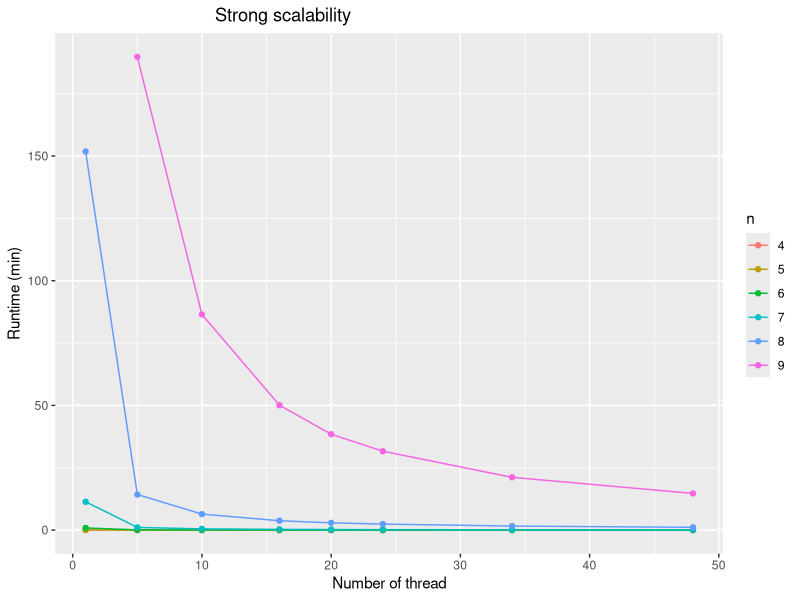
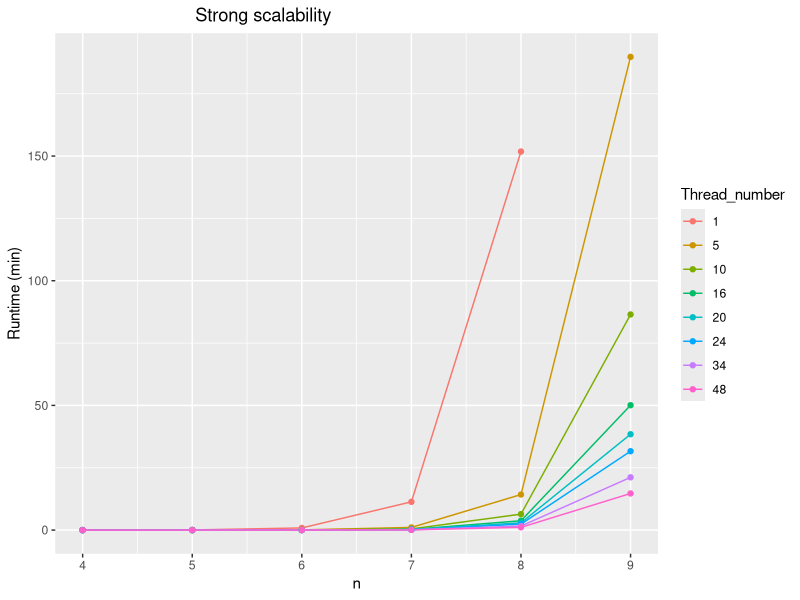
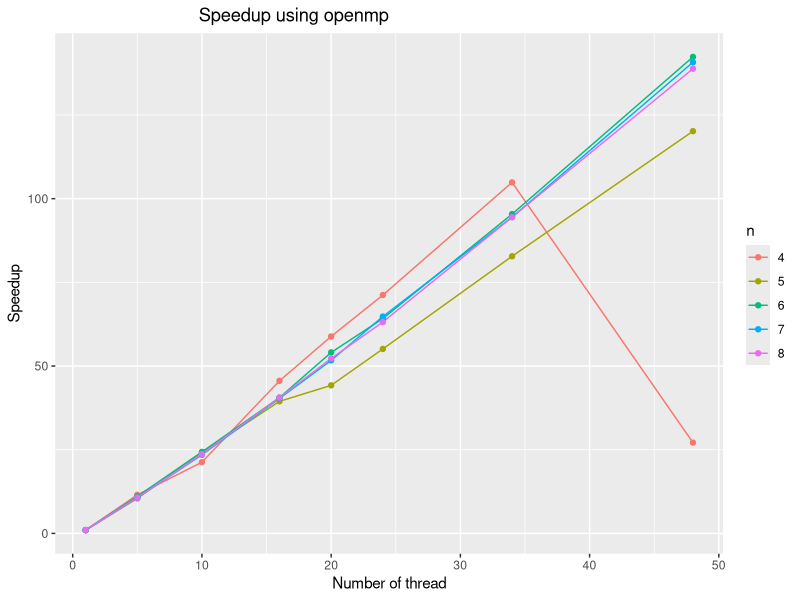
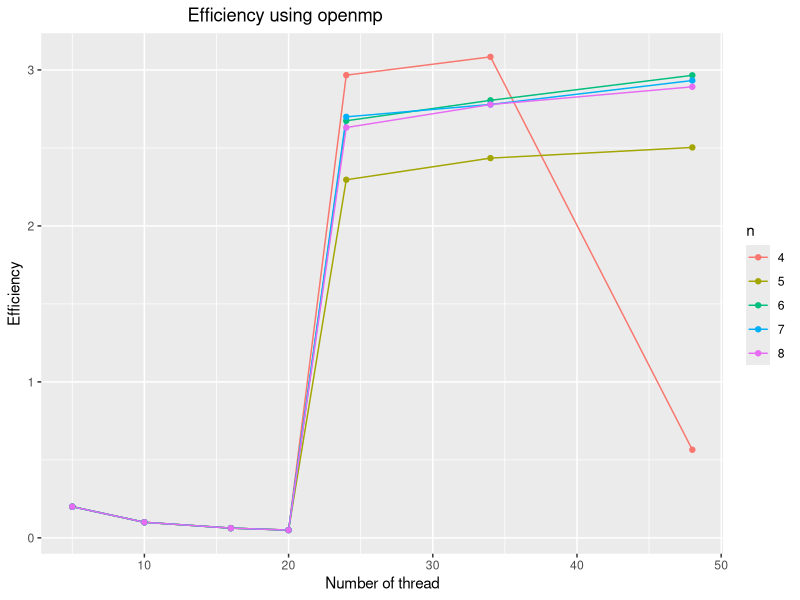
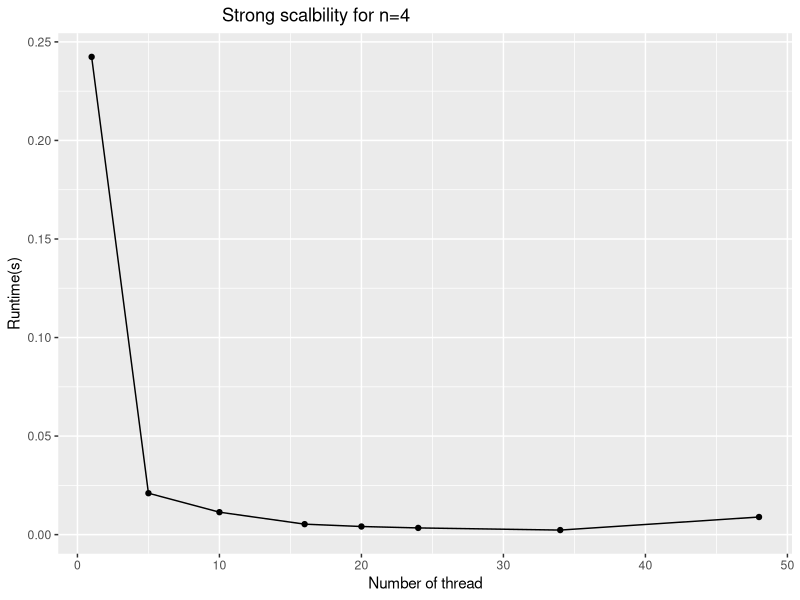
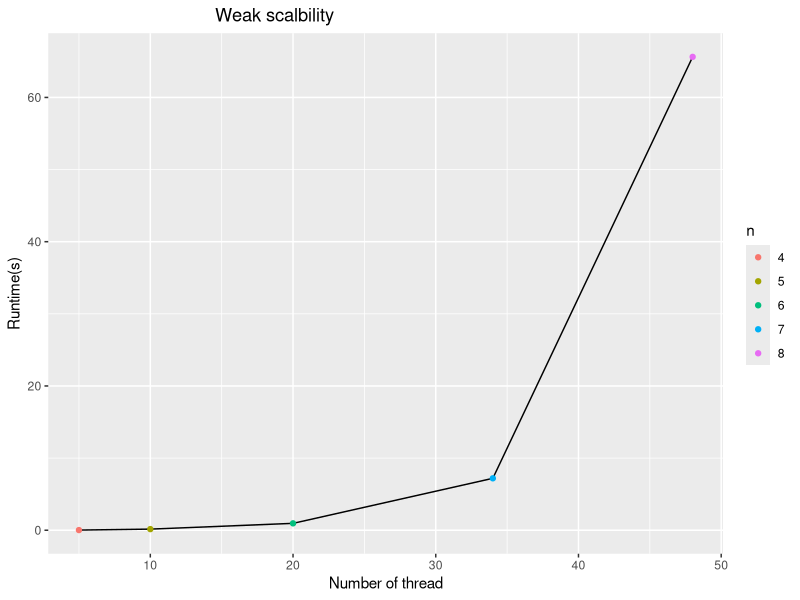
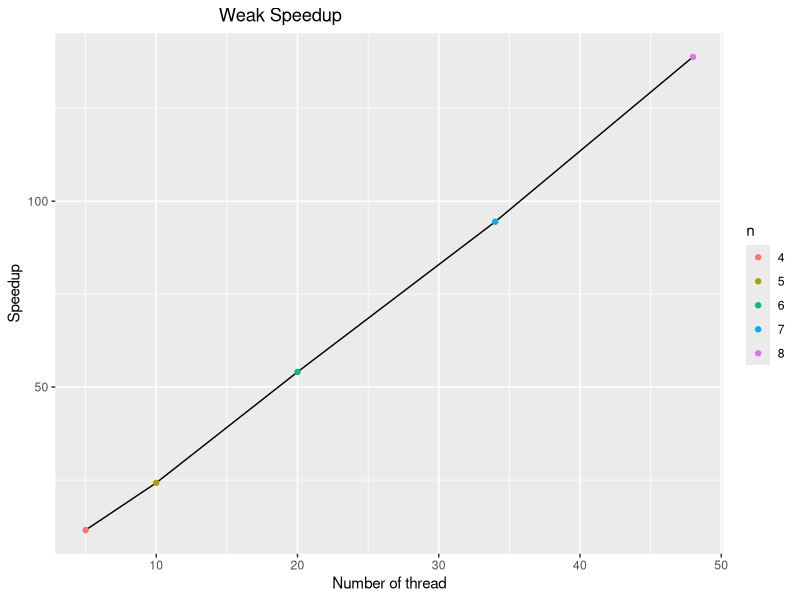
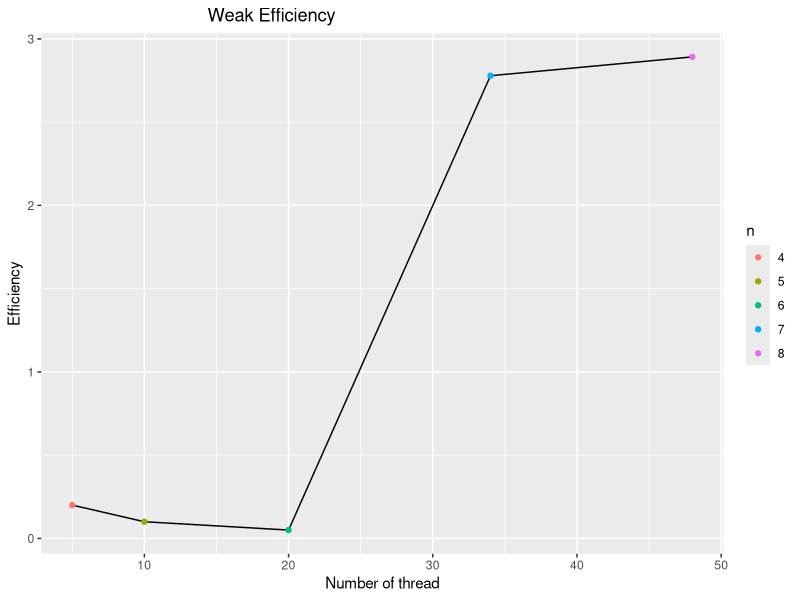

Recreate these plots in R, in order.
library(tidyverse)
library(tibble)
library(data.table)


result<-read.csv("reslopenmp.csv.txt", header = FALSE,sep=";") 
result%>%rename(Thread_number=V1, n=V2, walltime=V3)-> result
result$Thread_number<- as.integer(result$Thread_number)
result$n <- as.integer(result$n)
result$walltime <- as.numeric(result$walltime) 

view(result)
# strong Scaling :
#1- Fixe the problem size
#2- measure how solution time decrease with more processor 

re<-result
re$walltime<-as.numeric(re$walltime)/60

re$n <-as.factor(re$n)
p<-ggplot(data=re)+
  geom_line(mapping = aes(Thread_number,walltime, color=n))+
  geom_point(mapping = aes(Thread_number,walltime, color=n))+
  labs(x="Number of thread", y= "Runtime (min)", title = "Strong scalability")+
  theme(plot.title = element_text(hjust = 0.3))
p
ggsave(p, filename = "strongscalability.png")


# weak scaling 

# 1- fixe the problem size per core, 
#2- measure if the solution time remain unchange with large problem(more processor)
re<-result
re$walltime<-as.numeric(re$walltime)/60
re$Thread_number<- as.factor(as.integer(re$Thread_number))


p<-ggplot(data=re)+
  geom_line(mapping = aes(n,walltime, color=Thread_number))+
  geom_point(mapping = aes(n,walltime, color=Thread_number))+
  labs(x="n", y= "Runtime (min)", title = "Strong scalability")+
  theme(plot.title = element_text(hjust = 0.3))
p

ggsave(p, filename = "weakscaling.png")




# speed up
# since we was unable to get the time execution for n=9 using 1 thread,
# we will discard the problem size 9

result<-filter(result, n!=9)
view(result)
resu<-filter(result, result$Thread_number==1)
resu1<-filter(result, result$Thread_number==5)
resu2<-filter(result, result$Thread_number==10)
resu3<-filter(result, result$Thread_number==16)
resu4<-filter(result, result$Thread_number==20)
rsul<-filter(result, result$Thread_number==24)
rsul1<-filter(result, result$Thread_number==34)
rsul2<-filter(result, result$Thread_number==48)

# speed-up
resu<-mutate(resu,speed=resu$walltime/resu$walltime)
resu1<-mutate(resu1,speed=resu$walltime/resu1$walltime)
resu2<-mutate(resu2,speed=resu$walltime/resu2$walltime)
resu3<-mutate(resu3,speed=resu$walltime/resu3$walltime)
resu4<-mutate(resu4,speed=resu$walltime/resu4$walltime)
rsul<-mutate(rsul,speed=resu$walltime/rsul$walltime)
rsul1<-mutate(rsul1,speed=resu$walltime/rsul1$walltime)
rsul2<-mutate(rsul2,speed=resu$walltime/rsul2$walltime)


# efficiency 

resu<-mutate(resu,Efficiency=resu$speed/resu$Thread_number)
resu1<-mutate(resu1,Efficiency=resu$speed/resu1$Thread_number)
resu2<-mutate(resu2,Efficiency=resu$speed/resu2$Thread_number)
resu3<-mutate(resu3,Efficiency=resu$speed/resu3$Thread_number)
resu4<-mutate(resu4,Efficiency=resu$speed/resu4$Thread_number)
rsul<-mutate(rsul,Efficiency=rsul$speed/rsul$Thread_number)
rsul1<-mutate(rsul1,Efficiency=rsul1$speed/rsul1$Thread_number)
rsul2<-mutate(rsul2,Efficiency=rsul2$speed/rsul2$Thread_number)

total <- rbind(resu,resu1,resu2,resu3,resu4, rsul,rsul1,rsul2)

view(total)

total$Thread_number <-as.numeric(total$Thread_number)
total$n <-as.factor(total$n)
p<-ggplot(data=total)+
  geom_line(mapping = aes(Thread_number,speed, color=n))+
  geom_point(mapping = aes(Thread_number,speed, color=n))+
  labs(x="Number of thread", y= "Speedup", title = "Speedup using openmp")+
  theme(plot.title = element_text(hjust = 0.3))
p
ggsave(p,filename = "speedupopenmp.png")


total1<-total
##### 
total$n<-as.numeric(as.character(total1$n))
total<-filter(total,Thread_number>1)
total$n <-as.factor(total$n)


p<-ggplot(data=total)+
  geom_line(mapping = aes(Thread_number,Efficiency, color=n))+
  geom_point(mapping = aes(Thread_number,Efficiency, color=n))+
  labs(x="Number of thread", y= "Efficiency", title = "Efficiency using openmp")+
  theme(plot.title = element_text(hjust = 0.3))

p
ggsave(p,filename = "efficientypopenmp.png")

l<-filter(result,result$n==4)
p<-ggplot(data=l)+
  geom_line(mapping = aes(Thread_number,walltime))+
  geom_point(mapping = aes(Thread_number,walltime))+
  labs(x="Number of thread", y= "Runtime(s)", title = "Strong scalbility for n=4")+
  theme(plot.title = element_text(hjust = 0.3))

p 
ggsave(p,filename = "strongscalabilityfor_4.png")
fwrite(total, "total.csv")


total$n<-as.integer(as.character(total$n))
weak<-filter(total,total$Thread_number==5,n==4)%>%
  rbind(filter(total,total$Thread_number==10,total$n==5))%>%
  rbind(filter(total,total$Thread_number==20,total$n==6))%>%
  rbind(filter(total,total$Thread_number==34,total$n==7))%>%
  rbind(filter(total,total$Thread_number==48,total$n==8))
  
view(weak)

# weak scalability 
weak1<- weak
weak$n <- as.factor(weak$n)

p<-ggplot(data=weak)+
  geom_line(mapping = aes(Thread_number,walltime))+
  geom_point(mapping = aes(Thread_number,walltime,color=n))+
  labs(x="Number of thread", y= "Runtime(s)", title = "Weak scalbility")+
  theme(plot.title = element_text(hjust = 0.3))

p 
ggsave(p,filename = "weakscalability.png")

p<-ggplot(data=weak)+
  geom_line(mapping = aes(Thread_number,speed))+
  geom_point(mapping = aes(Thread_number,speed,color=n))+
  labs(x="Number of thread", y= "Speedup", title = "Weak Speedup")+
  theme(plot.title = element_text(hjust = 0.3))

p 
ggsave(p,filename = "weak speedup.png")

p<-ggplot(data=weak)+
  geom_line(mapping = aes(Thread_number,Efficiency))+
  geom_point(mapping = aes(Thread_number,Efficiency,color=n))+
  labs(x="Number of thread", y= "Efficiency", title = "Weak Efficiency")+
  theme(plot.title = element_text(hjust = 0.3))

p 
ggsave(p,filename = "weakEfficiency1.png")






#### Hybrid version #####




result<-read.csv("hybride.txt", header = FALSE,sep=";") 
result%>%rename(Thread_number=V1, n=V2, walltime=V3)-> result
result$Thread_number<- as.integer(result$Thread_number)
result$n <- as.integer(result$n)
result$walltime <- as.numeric(result$walltime) 

view(result)
# strong Scaling :
#1- Fixe the problem size
#2- measure how solution time decrease with more processor 

re<-result
re$walltime<-as.numeric(re$walltime)/60

re$n <-as.factor(re$n)
p<-ggplot(data=re)+
  geom_line(mapping = aes(Thread_number,walltime, color=n))+
  geom_point(mapping = aes(Thread_number,walltime, color=n))+
  labs(x="Number of thread", y= "Runtime (min)", title = "Strong scalability")+
  theme(plot.title = element_text(hjust = 0.3))
p
ggsave(p, filename = "strongscalabilityhy.png")


# weak scaling 

# 1- fixe the problem size per core, 
#2- measure if the solution time remain unchange with large problem(more processor)
re<-result
re$walltime<-as.numeric(re$walltime)/60
re$Thread_number<- as.factor(as.integer(re$Thread_number))


p<-ggplot(data=re)+
  geom_line(mapping = aes(n,walltime, color=Thread_number))+
  geom_point(mapping = aes(n,walltime, color=Thread_number))+
  labs(x="n", y= "Runtime (min)", title = "Strong scalability")+
  theme(plot.title = element_text(hjust = 0.3))
p

ggsave(p, filename = "weakscalinghy.png")




# speed up
# since we was unable to get the time execution for n=9 using 1 thread,
# we will discard the problem size 9


resu<-filter(result, result$Thread_number==1)
resu1<-filter(result, result$Thread_number==4)
resu2<-filter(result, result$Thread_number==8)
resu3<-filter(result, result$Thread_number==16)


# speed-up
resu<-mutate(resu,speed=resu$walltime/resu$walltime)
resu1<-mutate(resu1,speed=resu$walltime/resu1$walltime)
resu2<-mutate(resu2,speed=resu$walltime/resu2$walltime)
resu3<-mutate(resu3,speed=resu$walltime/resu3$walltime)



# efficiency 

resu<-mutate(resu,Efficiency=resu$speed/resu$Thread_number)
resu1<-mutate(resu1,Efficiency=resu$speed/resu1$Thread_number)
resu2<-mutate(resu2,Efficiency=resu$speed/resu2$Thread_number)
resu3<-mutate(resu3,Efficiency=resu$speed/resu3$Thread_number)


total <- rbind(resu,resu1,resu2,resu3)

view(total)

total$Thread_number <-as.numeric(total$Thread_number)
total$n <-as.factor(total$n)
p<-ggplot(data=total)+
  geom_line(mapping = aes(Thread_number,speed, color=n))+
  geom_point(mapping = aes(Thread_number,speed, color=n))+
  labs(x="Number of thread", y= "Speedup", title = "Speedup using openmp")+
  theme(plot.title = element_text(hjust = 0.3))
p
ggsave(p,filename = "speedupopenmpHyB.png")



totale <-filter(total,total$n!=5)
p<-ggplot(data=totale)+
  geom_line(mapping = aes(Thread_number,speed, color=n))+
  geom_point(mapping = aes(Thread_number,speed, color=n))+
  labs(x="Number of thread", y= "Speedup", title = "Speedup using openmp")+
  theme(plot.title = element_text(hjust = 0.3))
p
ggsave(p,filename = "speedupopenmpHyrB.png")


total1<-total
##### 
total$n<-as.numeric(as.character(total1$n))
total<-filter(total,Thread_number>1)
total$n <-as.factor(total$n)


p<-ggplot(data=total)+
  geom_line(mapping = aes(Thread_number,Efficiency, color=n))+
  geom_point(mapping = aes(Thread_number,Efficiency, color=n))+
  labs(x="Number of thread", y= "Efficiency", title = "Efficiency using openmp")+
  theme(plot.title = element_text(hjust = 0.3))

p
ggsave(p,filename = "efficientyhy.png")


fwrite(total, "total.csv")


total$n<-as.integer(as.character(total$n))
weak<-filter(total,total$Thread_number==4,n==6)%>%
  rbind(filter(total,total$Thread_number==8,total$n==7))%>%
  rbind(filter(total,total$Thread_number==16,total$n==8))
  

view(weak)

# weak scalability 
weak1<- weak
weak$n <- as.factor(weak$n)

p<-ggplot(data=weak)+
  geom_line(mapping = aes(Thread_number,walltime))+
  geom_point(mapping = aes(Thread_number,walltime,color=n))+
  labs(x="Number of thread", y= "Runtime(s)", title = "Weak scalbility")+
  theme(plot.title = element_text(hjust = 0.3))

p 
ggsave(p,filename = "weakscalabilityHy.png")

p<-ggplot(data=weak)+
  geom_line(mapping = aes(Thread_number,speed))+
  geom_point(mapping = aes(Thread_number,speed,color=n))+
  labs(x="Number of thread", y= "Speedup", title = "Weak Speedup")+
  theme(plot.title = element_text(hjust = 0.3))

p 
ggsave(p,filename = "weakspeedupHy.png")

p<-ggplot(data=weak)+
  geom_line(mapping = aes(Thread_number,Efficiency))+
  geom_point(mapping = aes(Thread_number,Efficiency,color=n))+
  labs(x="Number of thread", y= "Efficiency", title = "Weak Efficiency")+
  theme(plot.title = element_text(hjust = 0.3))

p 
ggsave(p,filename = "weakEfficiencyhyd.png")







